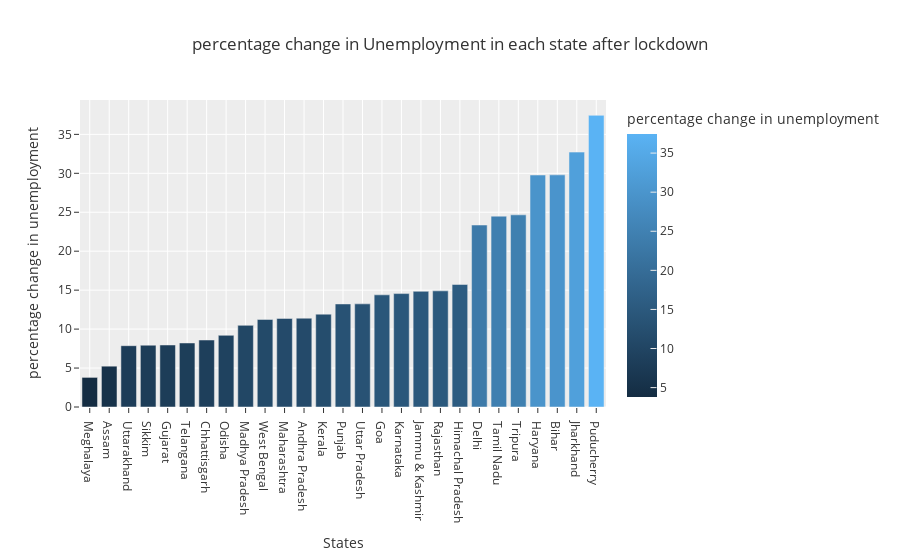

Here is the notebook cell this chart was saved with:
### Code cell
# percentage change in unemployment after lockdown
plot_per = g_lock.sort_values('percentage change in unemployment')
fig = px.bar(plot_per, x='States',y='percentage change in unemployment',color='percentage change in unemployment',
            title='percentage change in Unemployment in each state after lockdown',template='ggplot2')

fig.show()

### Figure 1 — Plotly figure (JSON) as saved in the notebook; plotly's stock layout.template omitted (floating-point values rounded to 4 significant figures)
{"data": [{"alignmentgroup": "True", "hovertemplate": "States=%{x}<br>percentage change in unemployment=%{marker.color}<extra></extra>", "legendgroup": "", "marker": {"color": [3.8, 5.24, 7.87, 7.93, 7.96, 8.22, 8.6, 9.2, 10.48, 11.24, 11.37, 11.4, 11.92, 13.23, 13.24, 14.4, 14.56, 14.85, 14.91, 15.73, 23.36, 24.5, 24.67, 29.78, 29.8, 32.72, 37.44], "coloraxis": "coloraxis", "pattern": {"shape": ""}}, "name": "", "offsetgroup": "", "orientation": "v", "showlegend": false, "textposition": "auto", "type": "bar", "x": ["Meghalaya", "Assam", "Uttarakhand", "Sikkim", "Gujarat", "Telangana", "Chhattisgarh", "Odisha", "Madhya Pradesh", "West Bengal", "Maharashtra", "Andhra Pradesh", "Kerala", "Punjab", "Uttar Pradesh", "Goa", "Karnataka", "Jammu & Kashmir", "Rajasthan", "Himachal Pradesh", "Delhi", "Tamil Nadu", "Tripura", "Haryana", "Bihar", "Jharkhand", "Puducherry"], "xaxis": "x", "y": [3.8, 5.24, 7.87, 7.93, 7.96, 8.22, 8.6, 9.2, 10.48, 11.24, 11.37, 11.4, 11.92, 13.23, 13.24, 14.4, 14.56, 14.85, 14.91, 15.73, 23.36, 24.5, 24.67, 29.78, 29.8, 32.72, 37.44], "yaxis": "y"}], "layout": {"barmode": "relative", "coloraxis": {"colorbar": {"title": {"text": "percentage change in unemployment"}}, "colorscale": [[0, "rgb(20,44,66)"], [1, "rgb(90,179,244)"]]}, "legend": {"tracegroupgap": 0}, "title": {"text": "percentage change in Unemployment in each state after lockdown"}, "xaxis": {"anchor": "y", "domain": [0, 1], "title": {"text": "States"}}, "yaxis": {"anchor": "x", "domain": [0, 1], "title": {"text": "percentage change in unemployment"}}}}
